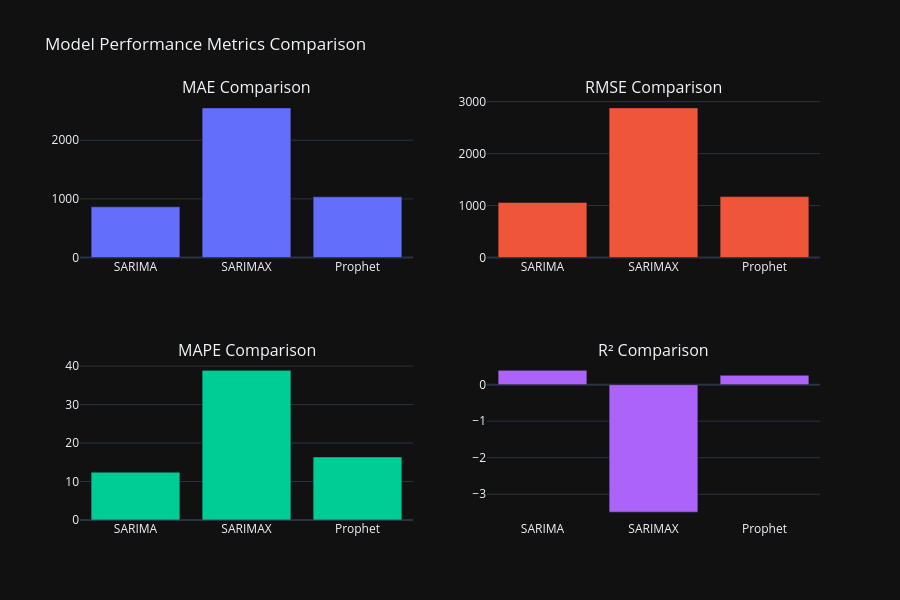

Notebook source saved alongside this figure:
### Code cell
## Metrics Visualization

fig = make_subplots(rows=2, cols=2, subplot_titles=('MAE Comparison', 'RMSE Comparison', 
                                                   'MAPE Comparison', 'R² Comparison'))

metric_cols = ['MAE', 'RMSE', 'MAPE', 'R²']
for i, metric in enumerate(metric_cols):
    row = i//2 + 1
    col = i%2 + 1
    fig.add_trace(
        go.Bar(x=metrics_df.index, y=metrics_df[metric], name=metric),
        row=row, col=col
    )
    
fig.update_layout(
    title='Model Performance Metrics Comparison',
    height=600,
    showlegend=False,
    template='plotly_dark'
)
fig.show()

### Figure 1 — Plotly figure (JSON) as saved in the notebook; plotly's stock layout.template omitted (floating-point values rounded to 4 significant figures)
{"data": [{"name": "MAE", "type": "bar", "x": ["SARIMA", "SARIMAX", "Prophet"], "xaxis": "x", "y": [864.7, 2553.0, 1035.0], "yaxis": "y"}, {"name": "RMSE", "type": "bar", "x": ["SARIMA", "SARIMAX", "Prophet"], "xaxis": "x2", "y": [1061.0, 2880.0, 1172.0], "yaxis": "y2"}, {"name": "MAPE", "type": "bar", "x": ["SARIMA", "SARIMAX", "Prophet"], "xaxis": "x3", "y": [12.42, 38.88, 16.39], "yaxis": "y3"}, {"name": "R²", "type": "bar", "x": ["SARIMA", "SARIMAX", "Prophet"], "xaxis": "x4", "y": [0.391, -3.489, 0.257], "yaxis": "y4"}], "layout": {"annotations": [{"font": {"size": 16}, "showarrow": false, "text": "MAE Comparison", "x": 0.225, "xanchor": "center", "xref": "paper", "y": 1, "yanchor": "bottom", "yref": "paper"}, {"font": {"size": 16}, "showarrow": false, "text": "RMSE Comparison", "x": 0.775, "xanchor": "center", "xref": "paper", "y": 1, "yanchor": "bottom", "yref": "paper"}, {"font": {"size": 16}, "showarrow": false, "text": "MAPE Comparison", "x": 0.225, "xanchor": "center", "xref": "paper", "y": 0.375, "yanchor": "bottom", "yref": "paper"}, {"font": {"size": 16}, "showarrow": false, "text": "R² Comparison", "x": 0.775, "xanchor": "center", "xref": "paper", "y": 0.375, "yanchor": "bottom", "yref": "paper"}], "height": 600, "showlegend": false, "title": {"text": "Model Performance Metrics Comparison"}, "xaxis": {"anchor": "y", "domain": [0, 0.45]}, "xaxis2": {"anchor": "y2", "domain": [0.55, 1]}, "xaxis3": {"anchor": "y3", "domain": [0, 0.45]}, "xaxis4": {"anchor": "y4", "domain": [0.55, 1]}, "yaxis": {"anchor": "x", "domain": [0.625, 1]}, "yaxis2": {"anchor": "x2", "domain": [0.625, 1]}, "yaxis3": {"anchor": "x3", "domain": [0, 0.375]}, "yaxis4": {"anchor": "x4", "domain": [0, 0.375]}}}
